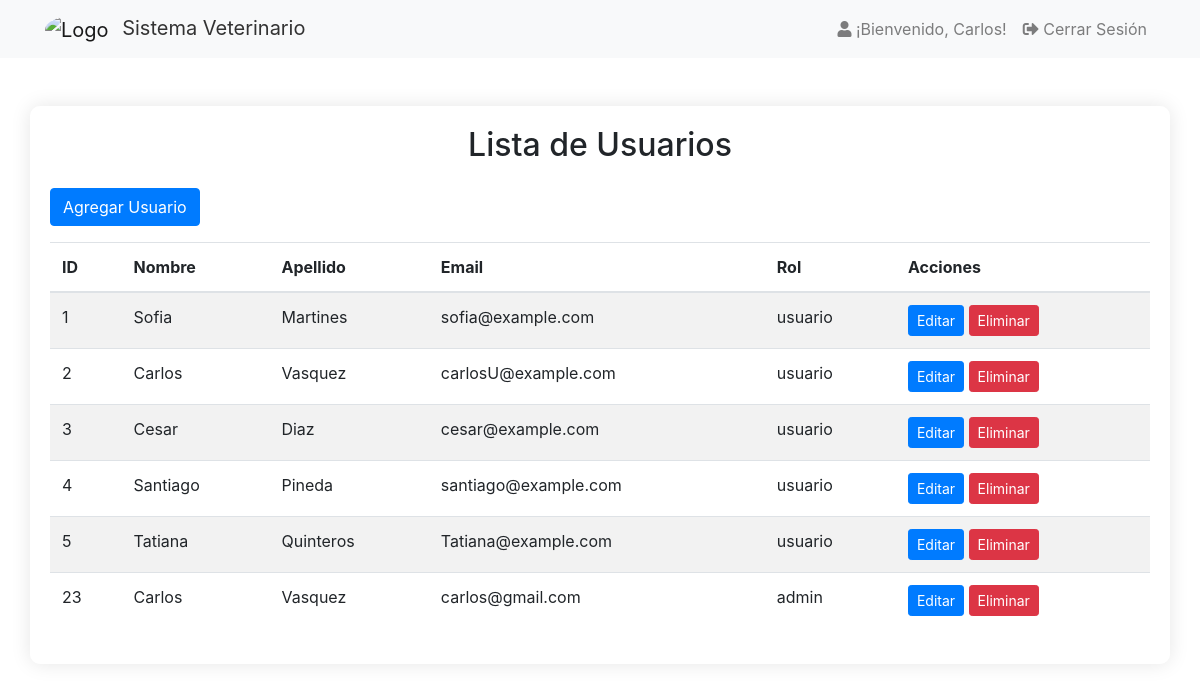
Screenshot of /views/admin_views/lista_usuarios.php (signed in) with the database file from the repository.
### tables this page shows
CREATE TABLE IF NOT EXISTS `usuario` (
  `id_usuario` int NOT NULL AUTO_INCREMENT,
  `nombre` varchar(30) DEFAULT NULL,
  `apellido` varchar(30) DEFAULT NULL,
  `email` varchar(50) DEFAULT NULL,
  `contrasena` varchar(255) DEFAULT NULL,
  `rol` enum('admin','usuario') DEFAULT 'usuario',
  PRIMARY KEY (`id_usuario`)
);

### utils/usuarios.php (called while the page is built, shortened)
<?php
require_once "db_connection.php";
function obtenerUsuarios() {
    global $conn;
    $sql = "SELECT * FROM usuario";
    $resultado = mysqli_query($conn, $sql);
    return $resultado;
}
?>

### views/admin_views/lista_usuarios.php (the view, shortened to what this page needs)
<?php
require_once "../../utils/usuarios.php";
$usuarios = obtenerUsuarios();
?>
<!DOCTYPE html>
<html lang="es">
<head>
    <link rel="stylesheet" href="../../css/styles2.css">
    <link rel="stylesheet" href="https://stackpath.bootstrapcdn.com/bootstrap/4.5.2/css/bootstrap.min.css">
</head>
<?php include '../header.php'; ?>
<body>
    <div class="container mt-5"
        style="background-color: rgba(255, 255, 255, 0.4); border-radius: 10px; padding: 20px; box-shadow: 0 0 20px rgba(0, 0, 0, 0.1); backdrop-filter: blur(5px);">
        <h2 class="text-center mb-4">Lista de Usuarios</h2>
        <a href="agregar_usuario.php" class="btn btn-primary mb-3">Agregar Usuario</a>
        <table class="table table-striped">
            <thead>
                <tr>
                    <th>ID</th>
                    <th>Nombre</th>
                    <th>Apellido</th>
                    <th>Email</th>
                    <th>Rol</th>
                    <th>Acciones</th>
                </tr>
            </thead>
            <tbody>
                <?php while ($usuario = mysqli_fetch_assoc($usuarios)) { ?>
                    <tr>
                        <td><?php echo $usuario['id_usuario']; ?></td>
                        <td><?php echo $usuario['nombre']; ?></td>
                        <td><?php echo $usuario['apellido']; ?></td>
                        <td><?php echo $usuario['email']; ?></td>
                        <td><?php echo $usuario['rol']; ?></td>
                        <td>
                            <a href="editar_usuario.php?id=<?php echo $usuario['id_usuario']; ?>"
                                class="btn btn-primary btn-sm">Editar</a>
                            <form action="" method="POST" style="display: inline;">
                                <button type="submit" class="btn btn-danger btn-sm" name="eliminar">Eliminar</button>
                            </form>
                        </td>
                    </tr>
                <?php } ?>
            </tbody>
        </table>
    </div>
</body>
</html>

### css/styles2.css (style rules this page uses)
body { font-family: Arial, sans-serif; background-image: url('../img/fondo.jpg'); background-size: cover; background-repeat: no-repeat; }
.table { background-color: transparent; }
.table-striped tbody tr:nth-of-type(odd) { background-color: rgba(255, 255, 255, 0.4); }
.table-striped tbody tr:nth-of-type(even) { background-color: rgba(255, 255, 255, 0.2); }

### rows the page displays
usuario: id_usuario "1", nombre "Sofia", apellido "Martines", email "sofia@example.com", rol "usuario"
usuario: id_usuario "2", nombre "Carlos", apellido "Vasquez", email "carlosU@example.com", rol "usuario"
usuario: id_usuario "3", nombre "Cesar", apellido "Diaz", email "cesar@example.com", rol "usuario"
usuario: id_usuario "4", nombre "Santiago", apellido "Pineda", email "santiago@example.com", rol "usuario"
usuario: id_usuario "5", nombre "Tatiana", apellido "Quinteros", email "Tatiana@example.com", rol "usuario"
usuario: id_usuario "23", nombre "Carlos", apellido "Vasquez", email "carlos@gmail.com", rol "admin"

### other values shown
$nombreUsuario "Carlos"
